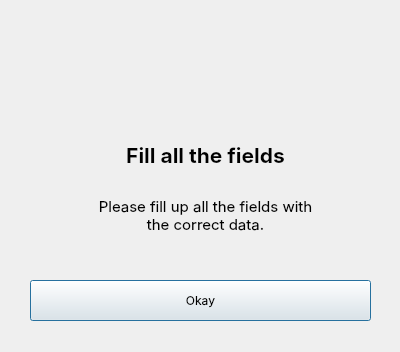
<?xml version="1.0" encoding="UTF-8"?>
<ui version="4.0">
 <class>Dialog</class>
 <widget class="QDialog" name="Dialog">
  <property name="geometry">
   <rect>
    <x>0</x>
    <y>0</y>
    <width>400</width>
    <height>352</height>
   </rect>
  </property>
  <property name="windowTitle">
   <string>Dialog</string>
  </property>
  <widget class="QPushButton" name="okay_btn">
   <property name="geometry">
    <rect>
     <x>30</x>
     <y>280</y>
     <width>341</width>
     <height>41</height>
    </rect>
   </property>
   <property name="font">
    <font>
     <family>SF Pro Display</family>
     <pointsize>9</pointsize>
    </font>
   </property>
   <property name="text">
    <string>Okay</string>
   </property>
  </widget>
  <widget class="QLabel" name="label">
   <property name="geometry">
    <rect>
     <x>150</x>
     <y>30</y>
     <width>100</width>
     <height>100</height>
    </rect>
   </property>
   <property name="text">
    <string/>
   </property>
   <property name="pixmap">
    <pixmap>warning.png</pixmap>
   </property>
   <property name="scaledContents">
    <bool>true</bool>
   </property>
  </widget>
  <widget class="QLabel" name="label_2">
   <property name="geometry">
    <rect>
     <x>10</x>
     <y>120</y>
     <width>391</width>
     <height>71</height>
    </rect>
   </property>
   <property name="font">
    <font>
     <family>SF Pro Display</family>
     <pointsize>16</pointsize>
     <weight>75</weight>
     <bold>true</bold>
    </font>
   </property>
   <property name="text">
    <string>&lt;html&gt;&lt;head/&gt;&lt;body&gt;&lt;p align=&quot;center&quot;&gt;Fill all the fields&lt;/p&gt;&lt;/body&gt;&lt;/html&gt;</string>
   </property>
  </widget>
  <widget class="QLabel" name="label_4">
   <property name="geometry">
    <rect>
     <x>10</x>
     <y>180</y>
     <width>391</width>
     <height>71</height>
    </rect>
   </property>
   <property name="font">
    <font>
     <family>SF Pro Display</family>
     <pointsize>11</pointsize>
     <weight>50</weight>
     <bold>false</bold>
    </font>
   </property>
   <property name="text">
    <string>&lt;html&gt;&lt;head/&gt;&lt;body&gt;&lt;p align=&quot;center&quot;&gt;Please fill up all the fields with&lt;br/&gt;the correct data.&lt;/p&gt;&lt;/body&gt;&lt;/html&gt;</string>
   </property>
  </widget>
 </widget>
 <resources/>
 <connections/>
</ui>
